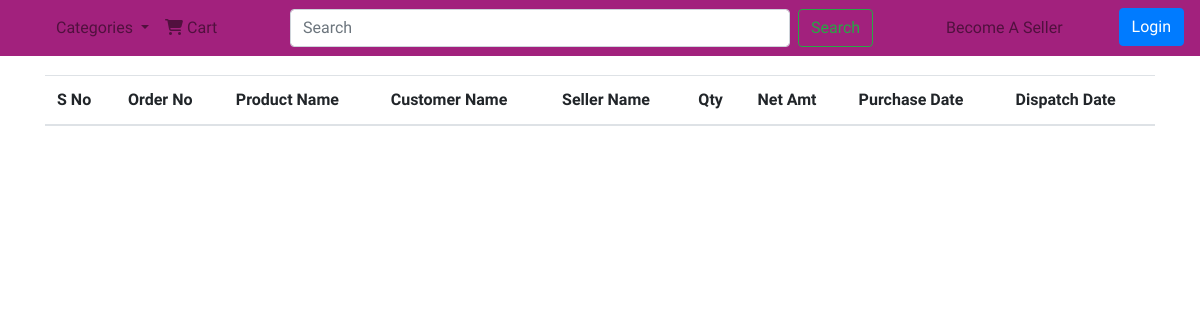
Before: /admin-total-sales.php with the older database file.
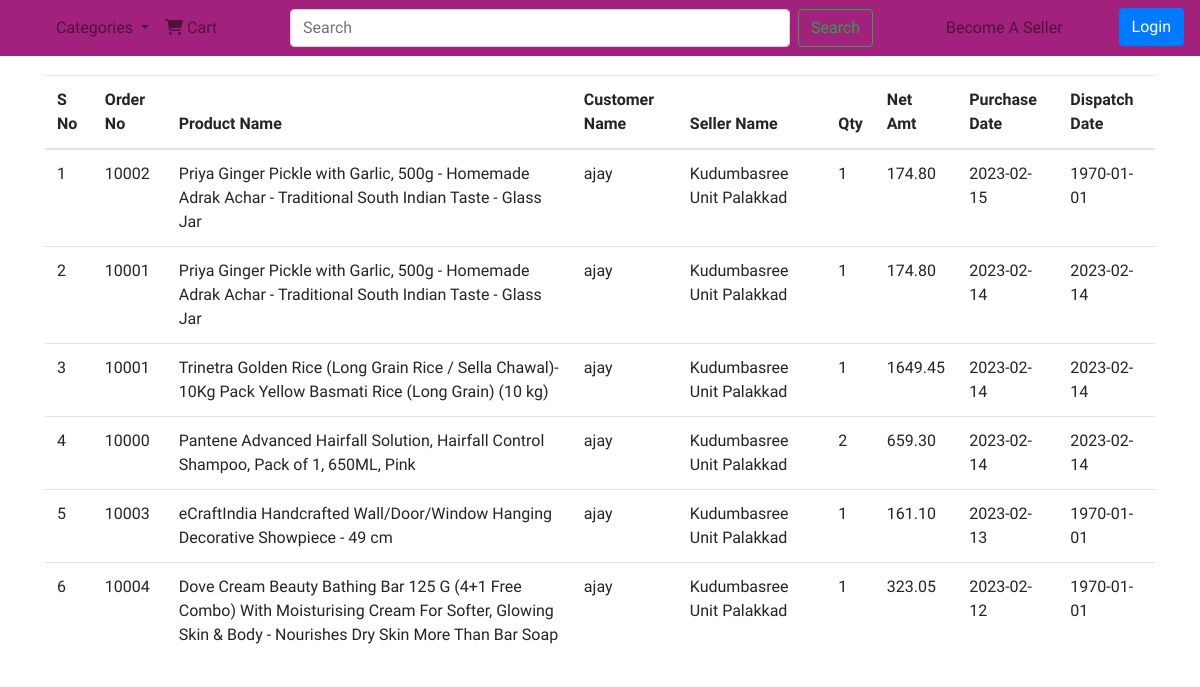
After: the same page with the newer database file.
### tables this page shows
CREATE TABLE IF NOT EXISTS `orders` (
  `s_no` int(10) NOT NULL AUTO_INCREMENT,
  `order_id` varchar(14) NOT NULL,
  `product_id` varchar(14) NOT NULL,
  `product_name` varchar(150) NOT NULL,
  `category_id` varchar(14) NOT NULL,
  `seller_id` varchar(14) NOT NULL,
  `unit_no` int(5) NOT NULL,
  `unit_name` varchar(50) NOT NULL,
  `quantity` int(2) NOT NULL,
  `mrp` float(7,2) NOT NULL,
  `tax` int(2) NOT NULL,
  `rate` float(7,2) NOT NULL,
  `amount` float(8,2) NOT NULL,
  `discount` int(2) NOT NULL,
  `tax_amount` float(6,2) NOT NULL,
  `net_amount` float(8,2) NOT NULL,
  `date_time` bigint(10) NOT NULL,
  `purchase_date` date DEFAULT NULL,
  `cancel_status` varchar(1) NOT NULL DEFAULT 'N',
  `order_status` varchar(1) NOT NULL DEFAULT 'P',
  `dispatched_date_time` bigint(10) DEFAULT NULL,
  PRIMARY KEY (`s_no`)
);

CREATE TABLE IF NOT EXISTS `order_total` (
  `order_id` varchar(14) NOT NULL,
  `customer_id` varchar(14) NOT NULL,
  `order_no` int(6) NOT NULL,
  `total_amount` float(8,2) NOT NULL,
  `payment_status` varchar(1) NOT NULL,
  `transaction_no` varchar(14) NOT NULL,
  `date_time` bigint(10) NOT NULL,
  UNIQUE KEY `order_id` (`order_id`)
);

CREATE TABLE IF NOT EXISTS `users` (
  `user_id` varchar(14) NOT NULL,
  `user_name` varchar(50) NOT NULL,
  `email` varchar(50) NOT NULL,
  `mobile` bigint(10) NOT NULL,
  `password` varchar(30) NOT NULL,
  `user_type` varchar(1) NOT NULL,
  `verified` varchar(1) NOT NULL DEFAULT 'N',
  `created` bigint(10) NOT NULL,
  UNIQUE KEY `user_id` (`user_id`)
);

CREATE TABLE IF NOT EXISTS `unit_details` (
  `user_id` varchar(14) NOT NULL,
  `unit_name` varchar(50) NOT NULL,
  `unit_no` int(5) DEFAULT NULL,
  UNIQUE KEY `user_id` (`user_id`)
);

### functions.php (called while the page is built, shortened)
<?php
function usernameFromUserid($user_id)
{
    include "dbconnect.php";
    $sql = "SELECT user_name FROM users WHERE user_id='$user_id'";
    $result = mysqli_query($con, $sql);
    if(mysqli_num_rows($result)>0){
        $row = mysqli_fetch_assoc($result);
        $user_name = $row["user_name"];
    }
    return $user_name ;
}
function unitDetailsFromUserId($user_id,$col_name){
    include "dbconnect.php";
    $sql = "SELECT $col_name FROM unit_details WHERE user_id='$user_id'";
    $result = mysqli_query($con, $sql);
    if(mysqli_num_rows($result)>0){
        $row = mysqli_fetch_assoc($result);
        $col_value = $row["$col_name"];
    }
    return $col_value ;
}
function orderTotalDetailsFromOrderId($order_id,$col_name){
    include "dbconnect.php";
    $sql = "SELECT $col_name FROM order_total WHERE order_id='$order_id'";
    $result = mysqli_query($con, $sql);
    if(mysqli_num_rows($result)>0){
        $row = mysqli_fetch_assoc($result);
        $col_value = $row["$col_name"];
    }
    return $col_value ;
}
?>

### admin-total-sales.php (the view, shortened to what this page needs)
<?php
include "dbconnect.php";
include "functions.php";
?>
<!DOCTYPE html>
<html lang="en">
<?php include "head.php"; ?>
<body>
    <?php include "navbar.php";?>
    <section id="home">
        <div class="container">
            <div class="row">
                <div class="col-lg-12">
                <table class="table" id="sales-table">
                        <thead>
                            <th>S No</th>
                            <th>Order No</th>
                            <th>Product Name</th>
                            <th>Customer Name</th>
                            <th>Seller Name</th>
                            <th>Qty</th>
                            <th>Net Amt</th>
                            <th>Purchase Date</th>
                            <th>Dispatch Date</th>
                        </thead>
                        <tbody>
                        <?php
                            $s_no = 1;
                            $d = "2023-02";
                            $start_date = date($d.'-01');
                            $end_date = date($d.'-t');
                            $sql1 = "SELECT * FROM orders WHERE purchase_date BETWEEN '$start_date' AND '$end_date'";
                            $result1 = mysqli_query($con, $sql1);
                            if(mysqli_num_rows($result1)>0){
                                while($row = mysqli_fetch_assoc($result1))
                                {
                                    $order_no = orderTotalDetailsFromOrderId($row['order_id'],'order_no');
                                    $product_name = $row['product_name'];
                                    $customer_name = usernameFromUserid(orderTotalDetailsFromOrderId($row['order_id'],'customer_id'));
                                    $seller_name = ucwords(unitDetailsFromUserId($row['seller_id'],'unit_name'));
                                    $quantity = $row['quantity'];
                                    $net_amount = $row['net_amount'];
                                    $purchase_date = $row['purchase_date'];
                                    $dispatched_date = date('Y-m-d',$row['dispatched_date_time']);
                                    ?>
                                    <tr>
                                        <td><?php echo $s_no;?></td>
                                        <td><?php echo $order_no;?></td>
                                        <td><?php echo $product_name;?></td>
                                        <td><?php echo $customer_name;?></td>
                                        <td><?php echo $seller_name;?></td>
                                        <td><?php echo $quantity;?></td>
                                        <td><?php echo $net_amount;?></td>
                                        <td><?php echo $purchase_date;?></td>
                                        <td><?php echo $dispatched_date;?></td>
                                    </tr>
                                    <?php
                                    $s_no++;
                                }
                            }
                                    ?>
                        </tbody>
                    </table>
                </div>
            </div>
        </div>
    </section>
</body>
</html>

Changed rows visible on the page:
added orders: order.order_no "10002", product_name "Priya Ginger Pickle with Garlic, 500g - Homemade Adrak Achar - Traditional South Indian Taste - Glass Jar", order.user_name "ajay", seller.unit_name "Kudumbasree Unit Palakkad", quantity "1", net_amount "174.80", purchase_date "2023-02-15", dispatched_date_time "1970-01-01"
added orders: order.order_no "10001", product_name "Priya Ginger Pickle with Garlic, 500g - Homemade Adrak Achar - Traditional South Indian Taste - Glass Jar", order.user_name "ajay", seller.unit_name "Kudumbasree Unit Palakkad", quantity "1", net_amount "174.80", purchase_date "2023-02-14", dispatched_date_time "2023-02-14"
added orders: order.order_no "10001", product_name "Trinetra Golden Rice (Long Grain Rice / Sella Chawal)- 10Kg Pack Yellow Basmati Rice (Long Grain) (10 kg)", order.user_name "ajay", seller.unit_name "Kudumbasree Unit Palakkad", quantity "1", net_amount "1649.45", purchase_date "2023-02-14", dispatched_date_time "2023-02-14"
added orders: order.order_no "10000", product_name "Pantene Advanced Hairfall Solution, Hairfall Control Shampoo, Pack of 1, 650ML, Pink", order.user_name "ajay", seller.unit_name "Kudumbasree Unit Palakkad", quantity "2", net_amount "659.30", purchase_date "2023-02-14", dispatched_date_time "2023-02-14"
added orders: order.order_no "10003", product_name "eCraftIndia Handcrafted Wall/Door/Window Hanging Decorative Showpiece - 49 cm", order.user_name "ajay", seller.unit_name "Kudumbasree Unit Palakkad", quantity "1", net_amount "161.10", purchase_date "2023-02-13", dispatched_date_time "1970-01-01"
added orders: order.order_no "10004", product_name "Dove Cream Beauty Bathing Bar 125 G (4+1 Free Combo) With Moisturising Cream For Softer, Glowing Skin & Body - Nourishes Dry Skin More Than Bar Soap", order.user_name "ajay", seller.unit_name "Kudumbasree Unit Palakkad", quantity "1", net_amount "323.05", purchase_date "2023-02-12", dispatched_date_time "1970-01-01"
